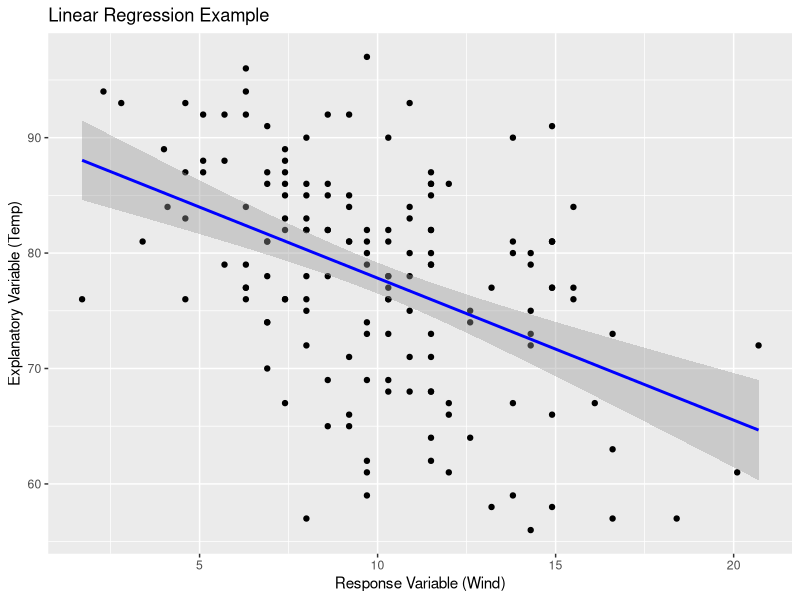
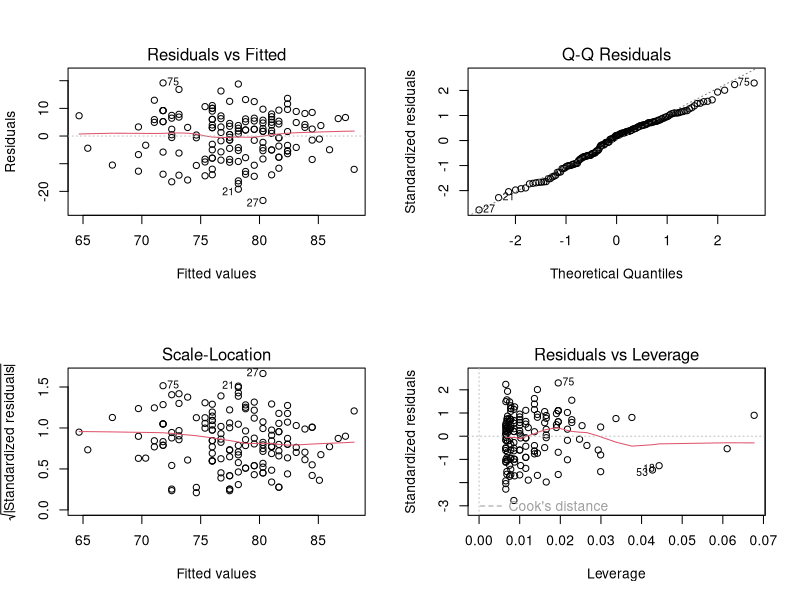

These figures' R source, in order:
## ---- chunk 1
knitr::opts_chunk$set(echo = TRUE)
library(ggplot2)
## ---- chunk 2
airq <- airquality

#Scatter Plot
# Plot the data and the regression line
ggplot(airq, aes(x = Wind, y = Temp)) +
  geom_point() + # Scatter plot of the data
  geom_smooth(method="lm", col = "blue") + # Regression line
  labs(title = "Linear Regression Example", x = "Response Variable (Wind)", y = "Explanatory Variable (Temp)")

## ---- chunk 3
model <- lm(Temp ~ Wind, data = airq)
#Forumula gives you the intercept and the slope
#= 90.13-1.23*x
## ---- chunk 4
obs_wind_spped_8 <- 90.13 - 1.23*8
print(obs_wind_spped_8)
## ---- chunk 5
summary(model)
## ---- chunk 6
par(mfrow=c(2,2))
plot(model)
